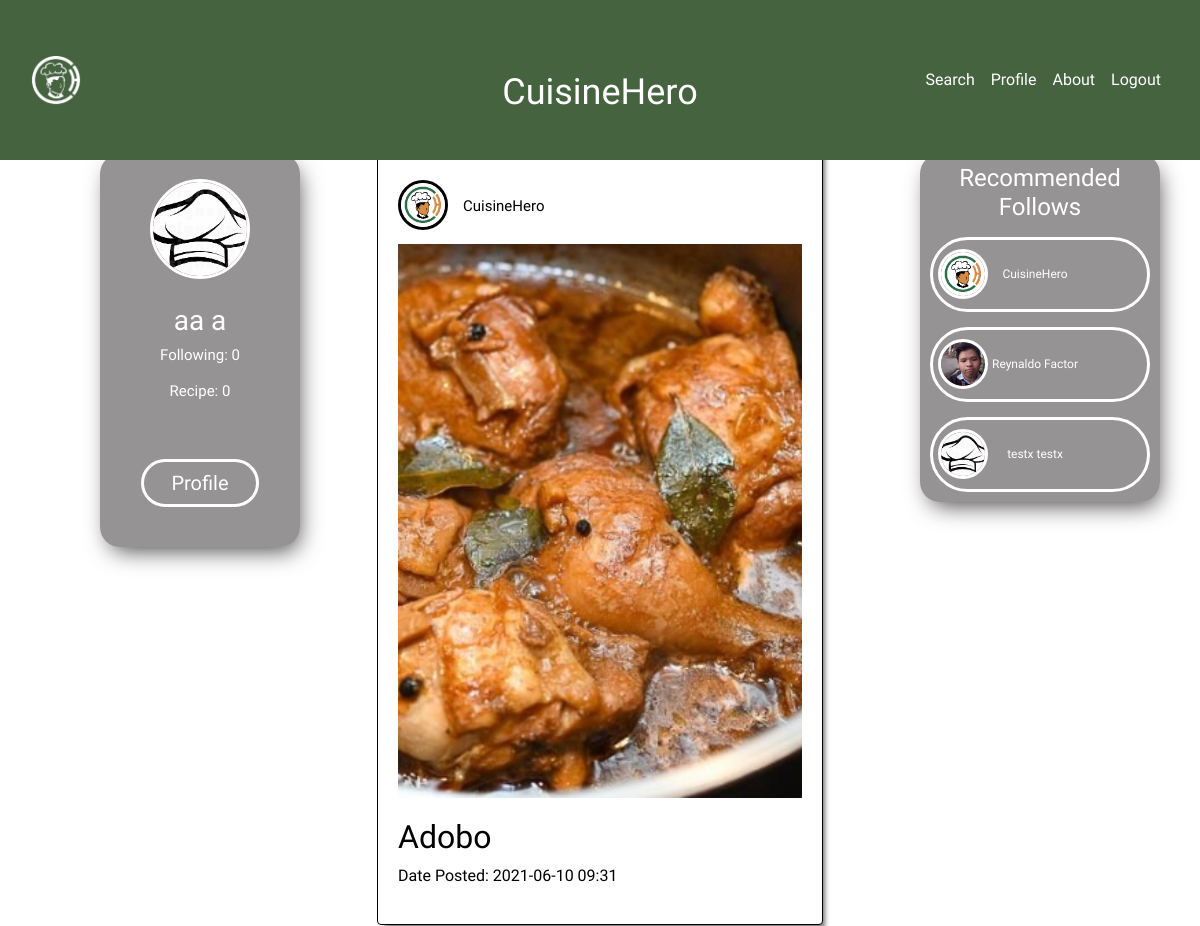
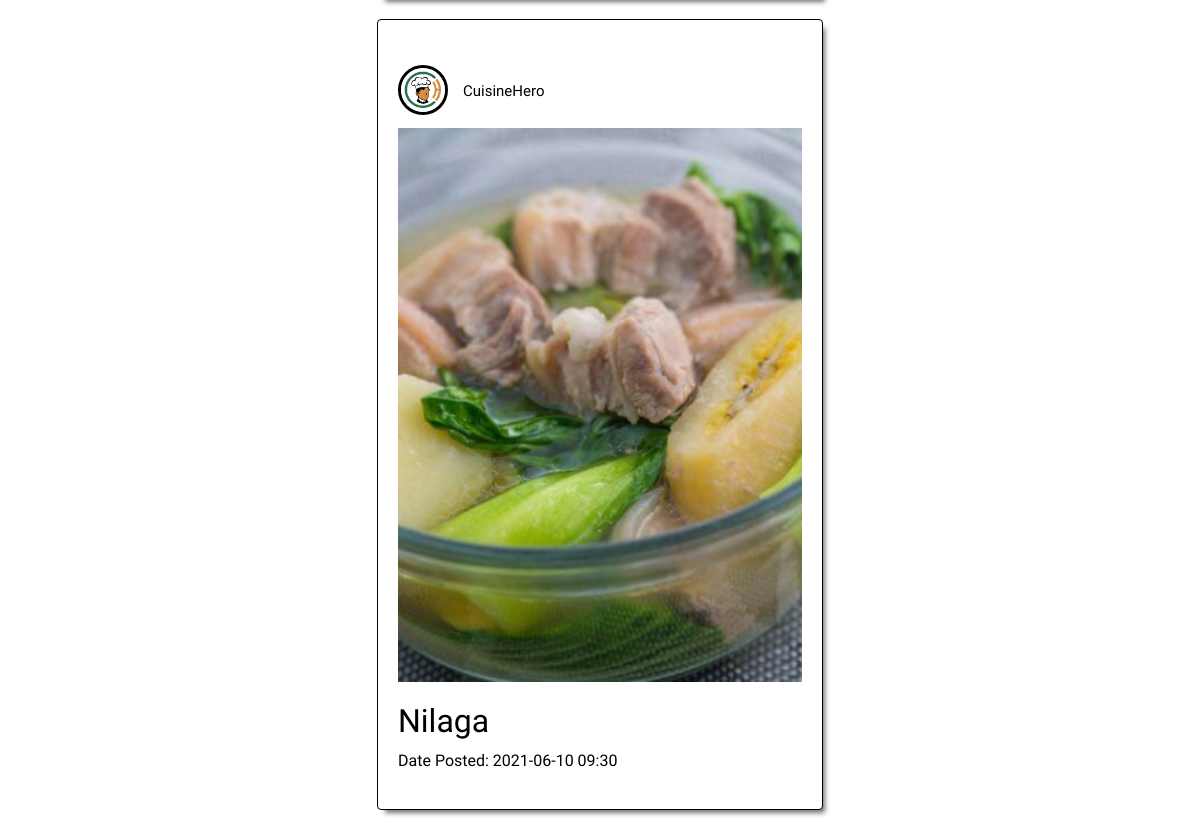
Page /feed.php (signed in) on the committed database (2 pictures, top to bottom).
### tables this page shows
CREATE TABLE IF NOT EXISTS `acc` (
  `id` int(6) NOT NULL AUTO_INCREMENT,
  `firstname` varchar(30) NOT NULL,
  `lastname` varchar(30) NOT NULL,
  `email` varchar(30) NOT NULL,
  `pass` varchar(30) NOT NULL,
  `banner` varchar(100) DEFAULT NULL,
  `dispic` varchar(100) NOT NULL,
  `bio` text NOT NULL,
  `followno` int(10) NOT NULL,
  `recpno` int(10) NOT NULL,
  PRIMARY KEY (`id`)
);

CREATE TABLE IF NOT EXISTS `food` (
  `id` int(11) NOT NULL AUTO_INCREMENT,
  `food_id` int(11) NOT NULL,
  `author` varchar(50) NOT NULL,
  `food_name` varchar(30) NOT NULL,
  `cook_time` varchar(15) NOT NULL,
  `prep_time` varchar(15) NOT NULL,
  `servings` varchar(30) NOT NULL,
  `video_link` tinytext DEFAULT NULL,
  `proced` text NOT NULL,
  `nutri_info` text DEFAULT NULL,
  `likes` int(10) NOT NULL,
  `regdate` timestamp NOT NULL DEFAULT current_timestamp(),
  PRIMARY KEY (`id`)
);

CREATE TABLE IF NOT EXISTS `recipe_images` (
  `id` int(20) NOT NULL AUTO_INCREMENT,
  `food_img` varchar(30) NOT NULL,
  `food_id` int(11) NOT NULL,
  `author` varchar(30) NOT NULL,
  PRIMARY KEY (`id`)
);

### feed_files/Post.php (the view, shortened to what this page needs)
<?php
$server = "localhost";
$username = "root";
$password = "";
$dbname = "food";
$con = mysqli_connect($server,$username,$password,$dbname);
$query = "SELECT * FROM food ORDER BY regdate Desc";
if ($result = $con->query($query)){
while($row = $result->fetch_assoc()){
    $food_id = $row['food_id'];
    $queryfood = "SELECT * FROM food WHERE food_id='$food_id'";
    $queryImg = "SELECT * FROM recipe_images WHERE food_id='$food_id'";
    $result1 = $con->query($queryfood);
        while($row1 = $result1->fetch_array()){
            $email1 = $row1['author'];
            echo '<div class="card">
            <a href="javascript:void(0)" class="link1" var="'.$row1['author'].'">
            <div class="dp">';
            $queryname = "SELECT * FROM acc WHERE email='$email1'";
            $result2 = $con->query($queryname);
            while ($row2 = $result2->fetch_array()){
            echo'
            <img src="Profile/images/'.$row2['dispic'].'">
            </div>
            <div class="usrnm">
            <p>'.$row2['firstname'].' '.$row2['lastname'].'';
            }
            $result1 = $con->query($queryfood);
            while($row1 = $result1->fetch_array()){
            echo '</p>
            </div></a>
            <a href="javascript:void(0)" class="link" var="'.$row['food_id'].'">
            <div class="foodpic">';
            $resultImg = $con->query($queryImg);
            $rowImg = $resultImg -> fetch_assoc();
            echo '<img class="img-fluid" src="Ingredients/Images/'.$rowImg['food_img'].'">
            </div>
            <div class="foodlabel">
            <h2>'.$row1['food_name'].'</h2>
            <p>Date Posted: '.substr($row1['regdate'],0,16).'</p>
            </div>
            </a>
            </div>
            <form method="post" action="Profile/ingr-transfer.php"name="redirect" class="redirect">
            <input type="hidden" class="post" name="post" value="">
            <input type="submit" style="display: none;">
            </form>
            <form method="post" action="feed_files/to-profile.php" name="redirect1" class="redirect1">
            <input type="hidden" class="post1" name="post1" value="">
            <input type="submit" style="display: none;">
            </form>';
            }
        }
    }
}
?>

### feed.php (shortened to what this page needs)
<?php
    if(isset($_SESSION['firstname']) && isset($_SESSION['email'])){
    $server = "localhost";
    $username = "root";
    $password = "";
    $dbname = "food";
    $email = isset($_SESSION['email'])? $_SESSION['email'] : null;
    $con = mysqli_connect($server,$username,$password,$dbname);
    $query = "SELECT * FROM acc WHERE email = '$email'";
    if ($result = $con->query($query)){
        $row = mysqli_fetch_array($result);
?>
<!DOCTYPE html>
<html lang="en">
<head>
    <link rel="stylesheet" href="https://maxcdn.bootstrapcdn.com/bootstrap/4.5.2/css/bootstrap.min.css">
    <link href="https://cdnjs.cloudflare.com/ajax/libs/croppie/2.6.4/croppie.min.css" rel="stylesheet">
    <link rel="stylesheet" type="text/css" href="css files\feedstyle.css">
</head>
<header>
    <nav class="navbar navbar-expand-md" id="banner">
        <div class="container-fluid" id="banner1">
            <a class="navbar-brand" href="C:\Users\User\Documents\GitHub\CuisineHero\index.html"><img src="Images\logo white.png"></a>
            <div class="collapse navbar-collapse" id="collapsibleNavbar">
                <ul class="navbar-nav ml-auto">
                    <li class="nav-item">
                        <a class="nav-link" href="Search/search.php">Search</a>
                    </li>
                    <li class="nav-item">
                        <a class="nav-link" href="Profile/profile.php">Profile</a>
                    </li>
                    <li class="nav-item">
                        <a class="nav-link" href="about.html">About</a>
                    </li>
                    <li class="nav-item">
                        <a class="nav-link" href="DB/Logout.php">Logout</a>
                    </li>
                </ul>
        </div>
        <p class="navbar-center d-none d-md-block d-lg-block d-xl-block" id="navtext">CuisineHero</p>
    </nav>
</header>
<body>
            <div class="container-fluid" id="hey">
                <div class="row">
                    <div class="col-12 text-center" id="buffer">
                        <ul class="nav nav-tabs justify-content-center" role="tablist">
                            <li class="nav-item">
                              <a class="nav-link active" data-toggle="tab" href="#feed">Feed</a>
                            </li>
                            <li class="nav-item">
                              <a class="nav-link" data-toggle="tab" href="#postform">Add Post</a>
                            </li>
                        </ul>
                    </div>
                </div>
                <div class="tab-content">
                    <div id="feed" class="container tab-pane active"><br>
                        <div class="row" id="sec2">
                            <div class="col-lg-3 d-none d-lg-block d-xl-block" id="firstsec">
                                <div class="profcard float-right">
                                    <div class="prf">
                                        <div class="prfimg">
                                            <?php echo "<img class='image-fluid' src='Profile/images/".$row['dispic']."'>";?>
                                        </div>
                                        <div class="prfname">
                                            <?php echo '<h3>'.$row["firstname"].' '.$row["lastname"].'</h3>';?>
                                        </div>
                                        <div class="prfdata">
                                            <h5 class="buddycount">Following: <span><?php echo $row['followno'];?></span> <br> <br>  Recipe:<span> <?php echo $row['recpno'];?></span></h5>
                                        </div>
                                        <a href="Profile/profile.php" class="btn" role="button" id="profbtn"><span id="prftxt">Profile</span></a>
                                    </div>
                                </div>
                            </div>
                            <div class="col-lg-6 d-sm-12 d-flex justify-content-center" id="mainsec">
                            <div class="container-fluid">
                            <div class="row d-flex justify-content-center">
                                <div class="posts">
                                    <?php include 'feed_files/Post.php'?>
                                </div>
                                </div>
                            </div>
                            </div>
                            <div class="col-lg-3 d-none d-lg-block d-xl-block text-center" id="thirdsec">
                                <div class="community">
                                    <div class="comcard ">
                                        <h3>Recommended Follows</h3>
                                        <?php include 'feed_files/reco-fol.php'?>
                                    </div>
                                </div>
                            </div>
                        </div>
                    </div>
                </div>
            </div>
</body>
</html>
<?php
    }
    }
else {
    header('location:index.php');
    exit();
}
?>

### feed_files/reco-fol.php
<?php
$server = "localhost";
$username = "root";
$password = "";
$dbname = "food";
$con = mysqli_connect($server,$username,$password,$dbname);
$email = isset($_SESSION['email'])? $_SESSION['email']:null;
$sel = "SELECT * FROM acc WHERE email !='$email' ORDER By followno Desc";
$flag=0;
if($result=$con->query($sel)){
    while ($row=$result->fetch_array()){
        if ($flag <=2){
        $author=$row['email'];
        $sel1 = "SELECT * from follow_log WHERE email='$email' AND author='$author'";
        $result1=$con->query($sel1);
        $row1=$result1->fetch_array();
        if(!isset($row1['author'])){
        echo '<a href="javascript:void(0)" class="link1" var="'.$author.'">
        <div class="personcard justify-content-center;" style="cursor: pointer;"">
        <p class="usrnm2">'.$row['firstname'].' '.$row['lastname'].'</p>
        <div class="dp2">
            <img src="Profile/images/'.$row['dispic'].'">
        </div>
        </div></a><form method="post" action="feed_files/to-profile.php" name="redirect1" class="redirect1">
        <input type="hidden" class="post1" name="post1" value="">
        <input type="submit" style="display: none;">
        </form>';
        $flag++;
        }
    }}
}
?>

### css files/feedstyle.css (style rules this page uses)
* { margin: 0px; padding: 0px; box-sizing: border-box; scroll-behavior: smooth; }
#banner { position: fixed; display: flex; flex-direction: row; flex-wrap: wrap; background-color:rgb(68, 99, 62); justify-content: space-between; width: 100%; min-height: 8vh; z-index:9998; align-items: center; margin:auto; top: 0; }
.navbar-center { position: absolute; left: 50%; transform: translatex(-50%); margin-top: 2vh; }
#navtext { font-family: 'Raleway'; font-size: 3vw; color: white; transition: top .6s; }
.nav-link { text-decoration: none; color: white; display: flex; list-style: none; font-family: 'Krub'; }
.navbar-brand img { width: 50px; height: 50px; }
#buffer { position: relative; height: 110px; align-items: center; }
.nav-tabs { margin-top:80px; }
.nav-tabs > li > a { font-size:20px; color: black; }
.nav-tabs > li > a.active { background-color: black !important; border-radius: 25px; transition: ease .8s; }
.nav-tabs .nav-item.show .nav-link, .nav-tabs .nav-link.active { color: white; }
.tab-content { width: 100%; }
#sec2 { height:70vh; transition: ease .8s; }
#firstsec { height: max-content; text-align:center; }
#thirdsec { height: max-content; }
#mainsec { display: block; margin: auto; height: 81vh; overflow-y: auto; overflow-x: hidden; }
.profcard { align-items: center; }
.prf { margin-top:20px; border-radius: 20px; background-color: rgba(66, 63, 63, 0.562); height: max-content; width:200px; box-shadow: 4px 9px 23px -6px rgba(0,0,0,0.75); -webkit-box-shadow: 4px 9px 23px -6px rgba(0,0,0,0.75); -moz-box-shadow: 4px 9px 23px -6px rgba(0,0,0,0.75); }
.prfimg { position: relative; width:100px; height: 100px; border: solid white; border-radius: 100px; overflow: hidden; top: 25px; left:25%; margin-bottom: 50px; }
.prfimg img { width: 100%; height: 100%; }
.prfname { font-family: 'Krub'; color: white;; }
.prfdata { margin-bottom: 20px; }
.prfdata h5 { font-family: 'Krub'; color: white; font-size: 15px; }
#profbtn { border: white; border-style: solid; border-radius: 100px; text-decoration: none; margin: 2vh; transition: ease .8s; }
#prftxt { font-family: 'Raleway'; font-size:20px; color:white; padding:15px; transition: ease .8s; }
.card { transition: 0.5s ease; border: solid black 1PX; height: max-content; width: auto; padding:20px; margin-bottom:20px !important; box-shadow: 5px 6px 5px -3px rgba(0,0,0,0.55); -webkit-box-shadow: 5px 6px 5px -3px rgba(0,0,0,0.55); -moz-box-shadow: 5px 6px 5px -3px rgba(0,0,0,0.55); cursor: pointer; }
.dp { position: relative; width:50px; height:50px; border: solid black; border-radius: 25px; overflow: hidden; top: 25px; margin-bottom: 50px; }
.dp img { max-width:100%; max-height:100%; }
.usrnm { position: relative; left: 65px; top:-60px; }
.usrnm p { font-family: 'Krub'; font-size: 15px; }
.foodpic { margin-top:-50px; margin-bottom:20px; width:auto; height: auto; overflow: hidden; }
.foodpic img { max-width:100%; max-height:100%; }
.foodlabel { font-family: 'Raleway'; }
.card a:link,.card a:visited,.card a:hover,.card a:active { text-decoration: none; color: black; }
@media (max-width: 1295px) { .card { margin: 0px; } }
.community { padding: 20px; }
.comcard { text-align: center; height:100%; width: 300px; padding: 10px; border-radius: 20px; background-color: rgba(66, 63, 63, 0.562); box-shadow: 4px 9px 23px -6px rgba(0,0,0,0.75); -webkit-box-shadow: 4px 9px 23px -6px rgba(0,0,0,0.75); -moz-box-shadow: 4px 9px 23px -6px rgba(0,0,0,0.75); }
.comcard h3 { font-family: 'Krub'; color: white; font-size: 2vw; }
.personcard { margin-right:50px; width: 100%; height: max-content; border: solid white; padding: 10px; margin-top: 15px; border-radius: 50px; display: flex; justify-content: center; align-items: center; transition:ease 0.8s; }
.dp2 { position: absolute; width:50px; height:50px; border: solid white; border-radius: 25px; overflow: hidden; left:53px }
.dp2 img { max-width:100%; max-height:100%; }
.usrnm2 { padding-top: 15px; padding-right: 10px;; font-family: 'Krub'; font-size: 1vw; color: white; }
@media (max-width: 1295px) { .comcard { height:100%; max-width: 20vw; } }

### rows in the picture
acc: dispic (placeholder picture), firstname "aa", lastname "a", followno "0", recpno "0"
food: recipe_images.food_img (picture), food_name "Adobo", regdate "2021-06-10 09:31"
acc: dispic (picture), firstname "CuisineHero"
food: recipe_images.food_img (picture), food_name "Nilaga", regdate "2021-06-10 09:30"
acc: firstname "Reynaldo", lastname "Factor", dispic (picture)
acc: firstname "testx", lastname "testx", dispic (placeholder picture)
